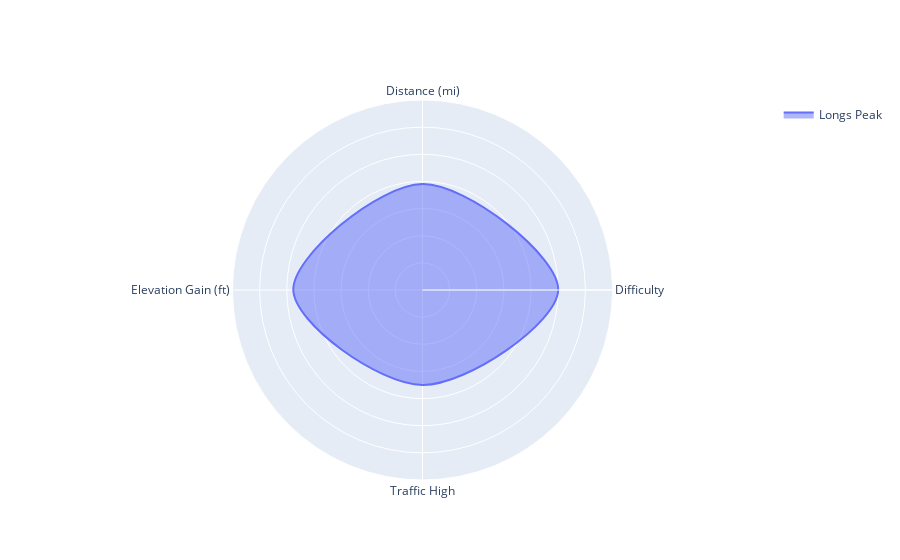

The notebook cell saved with this chart:
### Code cell
fig = go.Figure()


fig.add_trace(go.Scatterpolar(
        name = 'Longs Peak',
        mode = "lines",
        theta = ['Difficulty', 'Distance (mi)', 'Elevation Gain (ft)', 'Traffic High', 'Difficulty'],
        r = (longs_peak['Difficulty'].values[0], longs_peak['Distance_mi'].values[0],
                longs_peak['Elevation Gain_ft'].values[0], longs_peak['Traffic High'].values[0],
                longs_peak['Difficulty'].values[0]),
        fill = "toself",
        line =dict( shape = 'spline'),
        subplot = "polar"),
        
             )
fig.update_layout(
   showlegend = True,  
  polar=dict(
    radialaxis=dict(
    visible=True,
    range=[0, 7],
    showticklabels = False
    )))


fig.show()

### Figure 1 — Plotly figure (JSON) as saved in the notebook; plotly's stock layout.template omitted (floating-point values rounded to 4 significant figures)
{"data": [{"fill": "toself", "line": {"shape": "spline"}, "mode": "lines", "name": "Longs Peak", "r": [5, 3.904, 4.76, 3.5, 5], "subplot": "polar", "theta": ["Difficulty", "Distance (mi)", "Elevation Gain (ft)", "Traffic High", "Difficulty"], "type": "scatterpolar"}], "layout": {"autosize": true, "polar": {"angularaxis": {"type": "category"}, "radialaxis": {"autorange": false, "range": [0, 7], "showticklabels": false, "type": "linear", "visible": true}}, "showlegend": true}}
